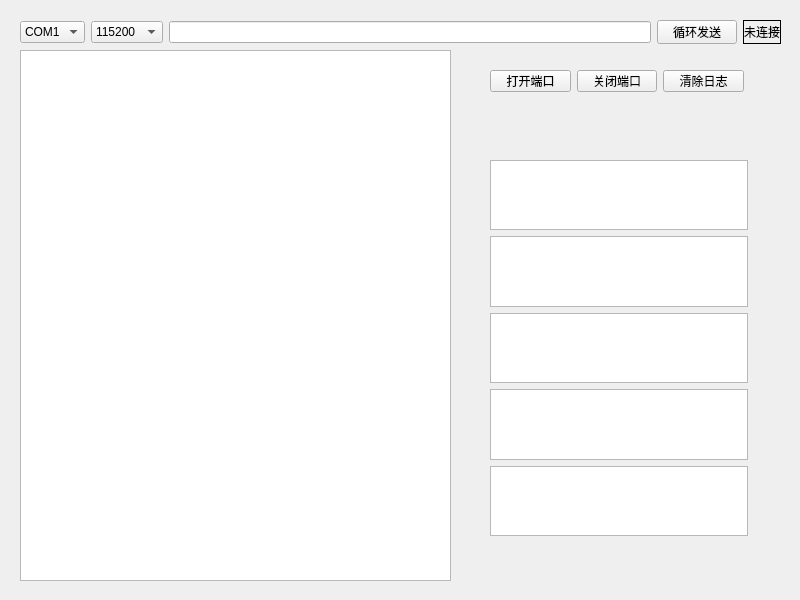
<?xml version="1.0" encoding="UTF-8"?>
<ui version="4.0">
 <class>MainWidget</class>
 <widget class="QWidget" name="MainWidget">
  <property name="geometry">
   <rect>
    <x>0</x>
    <y>0</y>
    <width>800</width>
    <height>600</height>
   </rect>
  </property>
  <property name="windowTitle">
   <string>MainWidget</string>
  </property>
  <widget class="QPlainTextEdit" name="plainTextEditSysinfo">
   <property name="geometry">
    <rect>
     <x>20</x>
     <y>50</y>
     <width>431</width>
     <height>531</height>
    </rect>
   </property>
  </widget>
  <widget class="QWidget" name="">
   <property name="geometry">
    <rect>
     <x>20</x>
     <y>20</y>
     <width>761</width>
     <height>24</height>
    </rect>
   </property>
   <layout class="QHBoxLayout" name="horizontalLayout">
    <item>
     <widget class="QComboBox" name="comboBoxPort">
      <item>
       <property name="text">
        <string>COM1</string>
       </property>
      </item>
      <item>
       <property name="text">
        <string>COM2</string>
       </property>
      </item>
      <item>
       <property name="text">
        <string>COM3</string>
       </property>
      </item>
      <item>
       <property name="text">
        <string>COM4</string>
       </property>
      </item>
      <item>
       <property name="text">
        <string>COM5</string>
       </property>
      </item>
      <item>
       <property name="text">
        <string>COM6</string>
       </property>
      </item>
      <item>
       <property name="text">
        <string>COM7</string>
       </property>
      </item>
      <item>
       <property name="text">
        <string>COM8</string>
       </property>
      </item>
     </widget>
    </item>
    <item>
     <widget class="QComboBox" name="comboBoxBaud">
      <item>
       <property name="text">
        <string>115200</string>
       </property>
      </item>
      <item>
       <property name="text">
        <string>57600</string>
       </property>
      </item>
      <item>
       <property name="text">
        <string>38400</string>
       </property>
      </item>
      <item>
       <property name="text">
        <string>19200</string>
       </property>
      </item>
      <item>
       <property name="text">
        <string>9600</string>
       </property>
      </item>
      <item>
       <property name="text">
        <string>4800</string>
       </property>
      </item>
      <item>
       <property name="text">
        <string>2400</string>
       </property>
      </item>
      <item>
       <property name="text">
        <string>1200</string>
       </property>
      </item>
     </widget>
    </item>
    <item>
     <widget class="QLineEdit" name="lineEditSend"/>
    </item>
    <item>
     <widget class="QPushButton" name="pushButtonSend">
      <property name="text">
       <string>循环发送</string>
      </property>
     </widget>
    </item>
    <item>
     <widget class="QLabel" name="labelConnectionStatus">
      <property name="frameShape">
       <enum>QFrame::Box</enum>
      </property>
      <property name="text">
       <string>未连接</string>
      </property>
      <property name="alignment">
       <set>Qt::AlignCenter</set>
      </property>
     </widget>
    </item>
   </layout>
  </widget>
  <widget class="QWidget" name="">
   <property name="geometry">
    <rect>
     <x>490</x>
     <y>160</y>
     <width>258</width>
     <height>376</height>
    </rect>
   </property>
   <layout class="QVBoxLayout" name="verticalLayout">
    <item>
     <widget class="QTextEdit" name="textEditData1">
      <property name="readOnly">
       <bool>true</bool>
      </property>
     </widget>
    </item>
    <item>
     <widget class="QTextEdit" name="textEditData2">
      <property name="readOnly">
       <bool>true</bool>
      </property>
     </widget>
    </item>
    <item>
     <widget class="QTextEdit" name="textEditData3">
      <property name="readOnly">
       <bool>true</bool>
      </property>
     </widget>
    </item>
    <item>
     <widget class="QTextEdit" name="textEditData4">
      <property name="readOnly">
       <bool>true</bool>
      </property>
     </widget>
    </item>
    <item>
     <widget class="QTextEdit" name="textEditData5">
      <property name="readOnly">
       <bool>true</bool>
      </property>
     </widget>
    </item>
   </layout>
  </widget>
  <widget class="QWidget" name="">
   <property name="geometry">
    <rect>
     <x>490</x>
     <y>70</y>
     <width>254</width>
     <height>22</height>
    </rect>
   </property>
   <layout class="QHBoxLayout" name="horizontalLayout_2">
    <item>
     <widget class="QPushButton" name="pushButtonOpen">
      <property name="text">
       <string>打开端口</string>
      </property>
     </widget>
    </item>
    <item>
     <widget class="QPushButton" name="pushButtonClose">
      <property name="text">
       <string>关闭端口</string>
      </property>
     </widget>
    </item>
    <item>
     <widget class="QPushButton" name="pushButtonClearLog">
      <property name="text">
       <string>清除日志</string>
      </property>
     </widget>
    </item>
   </layout>
  </widget>
 </widget>
 <resources/>
 <connections/>
</ui>
